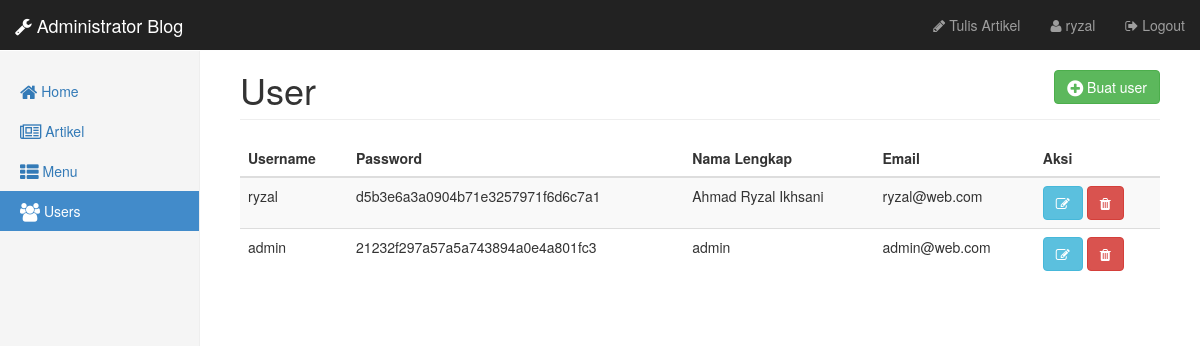
/admin/users/index.php (signed in), run on the app's committed database.
### tables this page shows
CREATE TABLE `user` (
  `id` int(11) NOT NULL,
  `username` varchar(128) NOT NULL,
  `password` varchar(128) NOT NULL,
  `nama_lengkap` varchar(128) NOT NULL,
  `email` varchar(128) NOT NULL
);

### admin/users/data_user.php (the view)
<div class="col-sm-9 col-sm-offset-3 col-md-10 col-md-offset-2 main">
  <h1 class="page-header">User <a class="btn btn-success pull-right" href="tambah_user.php"><i class="fa fa-plus-circle fa-lg"></i> Buat user</a></h1>
  <div class="table-responsive">
    <table class="table table-striped">
      <thead>
        <tr>
          <th>Username</th>
          <th>Password</th>
          <th>Nama Lengkap</th>
          <th>Email</th>
          <th>Aksi</th>
        </tr>
      </thead>
      <tbody>
        <?php
        $query = mysqli_query($koneksi, "SELECT * FROM user");
        while($data = mysqli_fetch_array($query)){
            echo "<tr>";
            echo "<td>".$data['username']."</td>";
            echo "<td>".$data['password']."</td>";
            echo "<td>".$data['nama_lengkap']."</td>";
            echo "<td>".$data['email']."</td>";
            echo "<td><a href='edit_user.php?id=".$data['id']."' class='btn btn-info' /><i class='fa fa-edit'></i></a>
            <a href='hapus_user.php?id=".$data['id']."' class='btn btn-danger' /><i class='fa fa-trash'></i></a></td>";
            echo "</tr>";
        }
        ?>
      </tbody>
    </table>
  </div>
</div>

### data on the page
user: username "ryzal", password "d5b3e6a3a0904b71e3257971f6d6c7a1", nama_lengkap "Ahmad Ryzal Ikhsani", email "ryzal@web.com"
user: username "admin", password "21232f297a57a5a743894a0e4a801fc3", nama_lengkap "admin", email "admin@web.com"

### other printed values
$_SESSION['username'] "ryzal"
